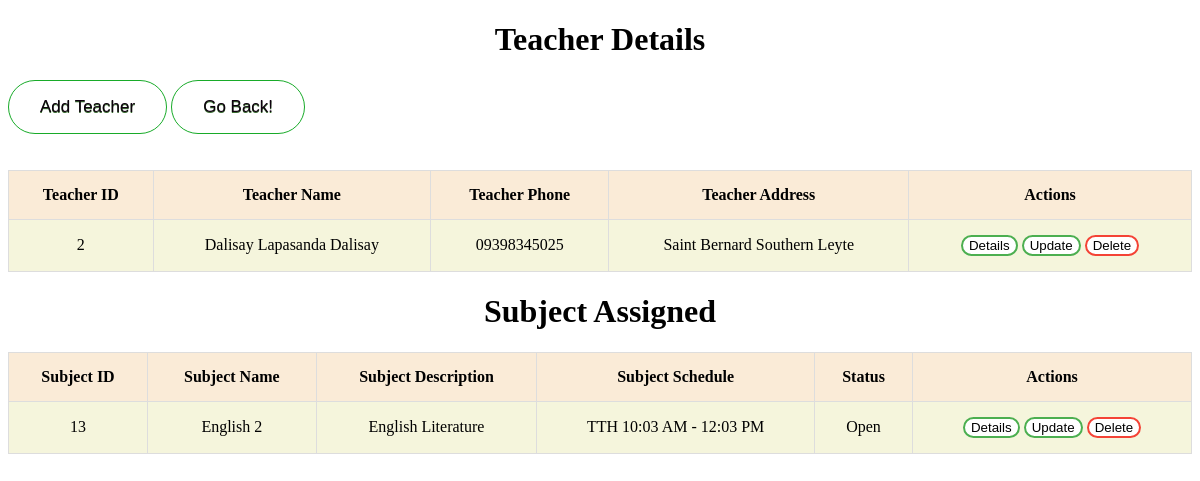
Page /teacherdetail.php?tid=2 on the committed database.
### tables this page shows
CREATE TABLE `teachers` (
  `teacher_id` int(11) NOT NULL,
  `teacher_fname` varchar(255) NOT NULL,
  `teacher_mname` varchar(255) DEFAULT NULL,
  `teacher_lname` varchar(255) NOT NULL,
  `teacher_phone` varchar(255) NOT NULL,
  `teacher_address` varchar(255) NOT NULL
);

CREATE TABLE `subjects` (
  `subject_id` int(11) NOT NULL,
  `subject_name` varchar(255) NOT NULL,
  `subject_details` varchar(255) NOT NULL,
  `subject_stime` time NOT NULL,
  `subject_etime` time NOT NULL,
  `subject_date` varchar(255) NOT NULL,
  `subject_status` varchar(255) NOT NULL,
  `teacher_id` int(11) NOT NULL
);

### dbcon.php (called while the page is built, shortened)
<?php
	function con(){
		return new PDO("mysql:host=localhost;dbname=skill2",'root','');
	}
	function getTeacher($data){
		$con = con();
		$sql = "SELECT * FROM teachers WHERE teacher_id = ?";
		$stmt = $con->prepare($sql);
		$stmt->execute($data);
		$rows = $stmt->fetchAll();
		return $rows;
	}
	function viewAllSubjects(){
		$con = con();
		$sql = "SELECT * FROM subjects";
		$stmt = $con->prepare($sql);
		$stmt->execute();
		$view = $stmt->fetchAll(PDO::FETCH_ASSOC);
		return $view;
	}
?>

### teacherdetail.php (the view, shortened to what this page needs)
<?php
	require_once("dbcon.php");
	if(isset($_GET['tid'])){
		$id = $_GET['tid'];
		$teachers = getTeacher(array($id));
?>
<!DOCTYPE html>
<html>
<head>
<link rel="stylesheet" type="text/css" href="style.css">
</head>
<body>
 <center><h1>Teacher Details</h1></center>
 <a href="addteacher.php"><button class="myButton">Add Teacher</button></a>
 <a href="teachermanagement.php"><button class="myButton">Go Back!</button></a>
 <br /><br /><br />
 <table>
 	<thead>
 		<tr>
 			<th>Teacher ID</th>
 			<th>Teacher Name</th>
 			<th>Teacher Phone</th>
 			<th>Teacher Address</th>
 			<th>Actions</th>
 		</tr>
 	</thead>
 	<tbody>
 		<?php
	 		if(count($teachers) > 0){
			foreach ($teachers as $row) {
		?>
 		<tr>
 			<td><?php echo $row['teacher_id'];?></td>
 			<td><?php echo $row['teacher_fname'].' '.$row['teacher_mname'].' '.$row['teacher_fname'];?></td>
 			<td><?php echo $row['teacher_phone'];?></td>
 			<td><?php echo $row['teacher_address'];?></td>
 			<td>
 				<a href="teacherdetail.php?tid=<?php echo $row['teacher_id']; ?>"><button class="button1">Details</button></a>
 				<a href="updateteacher.php?tid=<?php echo $row['teacher_id']; ?>"><button class="button1">Update</button></a>
 				<a href="teachermanagement.php?tid=<?php echo $row['teacher_id']; ?>"><button class="button3">Delete</button></a>
 			</td>
 		</tr>
 <?php
 		}
	}
 		}
 	?>
 	</tbody>
 </table>
 <center><h1>Subject Assigned</h1></center>
 <table>
 	<thead>
 		<tr>
 			<th>Subject ID</th>
 			<th>Subject Name</th>
 			<th>Subject Description</th>
 			<th>Subject Schedule</th>
 			<th>Status</th>
 			<th>Actions</th>
 		</tr>
 	</thead>
 	<tbody>
 	<?php
 			$subjects = viewAllSubjects();
 			if(isset($_GET['tid']))
 			{
 				$id = $_GET['tid'];
 			}
				$teacher = getTeacher(array($id));
				foreach ($teacher as $rows) {
 			if(count($subjects) > 0){
 				foreach ($subjects as $row) {
 					if($row['teacher_id'] == $rows['teacher_id'])
 					{
 	?>
 		<tr>
 			<td><?php echo $row['subject_id'];?></td>
 			<td><?php echo $row['subject_name'];?></td>
 			<td><?php echo $row['subject_details'];?></td>
 			<td><?php echo $row['subject_date'].' '.date('h:m A', strtotime($row['subject_stime'])).' - '.date('h:m A', strtotime($row['subject_etime']));?></td>
 			<td><?php echo $row['subject_status']; ?></td>
 			<td>
 				<a href="subjectdetail.php?bid=<?php echo $row['subject_id'];?>"><button class="button1">Details</button></a>
 				<a href="updatesubject.php?id=<?php echo $row['subject_id'];?>"><button class="button1">Update</button></a>
 				<a href="subjectmanagement.php?id=<?php echo $row['subject_id'];?>"><button class="button3">Delete</button></a>
 			</td>
 		</tr>
 	<?php
 				}
 			}
 		}
 	 ?>
 <?php	}
 	?>		</table>
</body>
</html>

### style.css (style rules this page uses)
.myButton { background-color:#ffffff; -moz-border-radius:28px; -webkit-border-radius:28px; border-radius:28px; border:1px solid #18ab29; display:inline-block; cursor:pointer; color:#0f010f; font-family:Arial; font-size:17px; padding:16px 31px; text-decoration:none; text-shadow:0px 1px 0px #396e30; }
table, td, th { border: 1px solid #ddd; text-align: center; }
table { border-collapse: collapse; width: 100%; }
table th { background-color: #FAEBD7; }
table tr:nth-child(odd) { background-color: #F5F5DC; }
th, td { padding: 15px; }
.button1 { background-color: white; color: black; border: 2px solid #4CAF50; border-radius: 12px; }
.button3 { background-color: white; color: black; border: 2px solid #f44336; border-radius: 12px; }

### rows in the picture
teachers: teacher_id "2", teacher_fname "Dalisay", teacher_mname "Lapasanda", teacher_phone "09398345025", teacher_address "Saint Bernard Southern Leyte"
subjects: subject_id "13", subject_name "English 2", subject_details "English Literature", subject_date "TTH", subject_stime "10:03 AM", subject_etime "12:03 PM", subject_status "Open"
